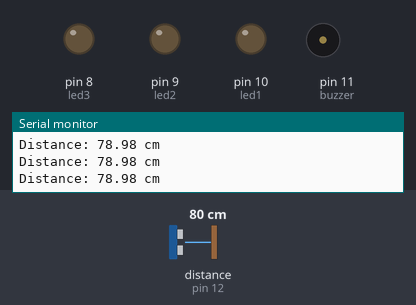
The sketch below on a simulated Arduino Uno, built with avr-gcc and run on an emulated ATmega328P. Parts: output pins drawn as LEDs (lit = HIGH), buzzer (waves = sounding), the last lines printed to the serial monitor. Wiring (inferred from the names in the program): ultrasonic range finder: trigger pin 13; echo pin 12. Dashed ring = blinking. The inputs (shaded band) are chosen by the test bench; at power-on: distance to the obstacle (sensor on pin 12) 80 cm. The echo pulse lasts 58.3 µs per cm; pins used as bus, display or sensor lines are not drawn.

Above: at 1.3 s.
1.4 s: distance to the obstacle (sensor on pin 12) set to 33 cm
2.9 s: distance to the obstacle (sensor on pin 12) set to 29 cm
At 3.12 s:
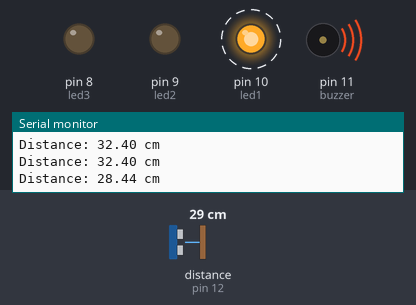
5.9 s: distance to the obstacle (sensor on pin 12) set to 22 cm
At 6.64 s:
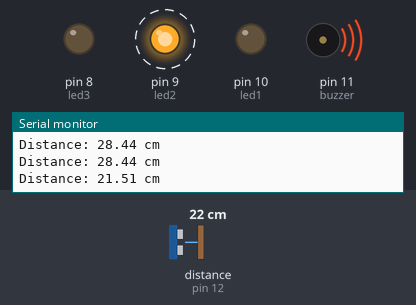
8.9 s: distance to the obstacle (sensor on pin 12) set to 18 cm
At 9.45 s:
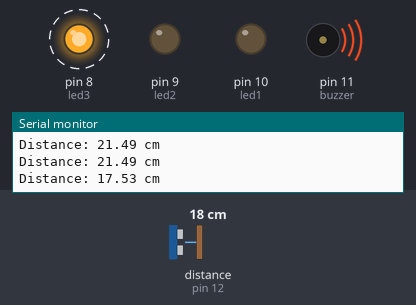
11.9 s: distance to the obstacle (sensor on pin 12) set to 9 cm
At 12.25 s:
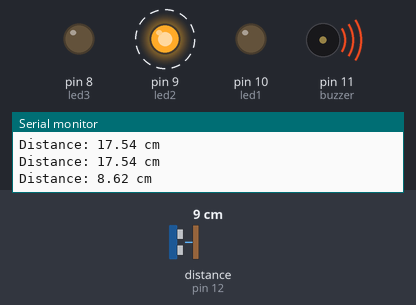
14.9 s: distance to the obstacle (sensor on pin 12) set to 2 cm
At 15.06 s:
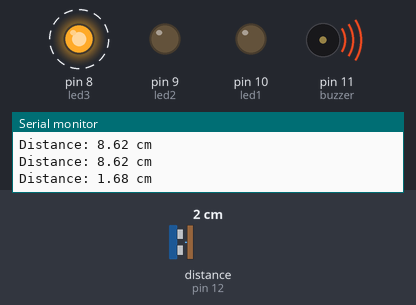
Timing chart, 0 to 18.9 s (numbered marks = the images above; inputs shaded):
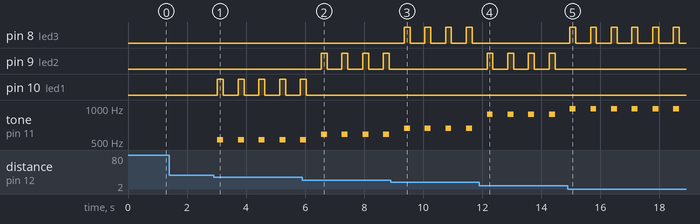

Measured:
- the behaviour switches between 31 and 30 cm on distance to the obstacle (sensor on pin 12) (found by bisection; images 0 and 1)
- the behaviour switches between 26 and 25 cm on distance to the obstacle (sensor on pin 12) (found by bisection; images 1 and 2)
- the behaviour switches between 21 and 20 cm on distance to the obstacle (sensor on pin 12) (found by bisection; images 2 and 3)
- after the input at 2.9 s, pin 10 (led1): alternates HIGH for 0.20 s and LOW for 0.50 s, starting after 0.13 s; tone on pin 11 (buzzer): alternates 523 Hz for 0.20 s and silent for 0.50 s, starting after 0.13 s
- after the input at 5.9 s, pin 9 (led2): alternates HIGH for 0.20 s and LOW for 0.50 s, starting after 0.64 s; pin 10 (led1): goes on until 6.0 s, then stays LOW
- after the input at 8.9 s, pin 8 (led3): alternates HIGH for 0.20 s and LOW for 0.50 s, starting after 0.45 s; pin 9 (led2): stops changing and stays LOW
- after the input at 11.9 s, pin 8 (led3): stops changing and stays LOW; pin 9 (led2): alternates HIGH for 0.20 s and LOW for 0.50 s, starting after 0.26 s
- after the input at 14.9 s, pin 8 (led3): alternates HIGH for 0.20 s and LOW for 0.50 s, starting after 0.07 s; pin 9 (led2): stops changing and stays LOW

The sketch:

airpianofinal.ino
```cpp
// AirPiano Project
// By: Ruramai Muchenga
// MISIS: M00912425

// defining the notes
#define NOTE_C6 1046.50   // Do
#define NOTE_B5 987.77    // Ti
#define NOTE_A5 880.00    // La
#define NOTE_G5 783.99    // So
#define NOTE_E5 659.26    // Mi
#define NOTE_D5 587.33    // Re
#define NOTE_C5 523.25    // Do

const int trigPin = 13;
const int echoPin = 12;

const int buzzer = 11;
const int led1 = 10;
const int led2 = 9;
const int led3 = 8;

long duration;
double distance;

void setup() {
  pinMode(trigPin, OUTPUT);
  pinMode(echoPin, INPUT);
  pinMode(buzzer, OUTPUT);
  pinMode(led1, OUTPUT);
  pinMode(led2, OUTPUT);
  pinMode(led3, OUTPUT);
  digitalWrite(buzzer, LOW);
  digitalWrite(led1, LOW);
  digitalWrite(led2, LOW);
  digitalWrite(led3, LOW);
  Serial.begin(9600);
}


void loop() {
  digitalWrite(trigPin, LOW);
  delayMicroseconds(2);

  digitalWrite(trigPin, HIGH);
  delayMicroseconds(10);
  digitalWrite(trigPin, LOW);

  duration = pulseIn(echoPin, HIGH);
  distance = duration * 0.034 / 2;


  Serial.print("Distance: ");
  Serial.print(distance);
  Serial.println(" cm");

  if (distance <= 30 && distance > 25) {
    playMelody(led1, NOTE_C5); // Slightly higher frequency
  } else if (distance <= 25 && distance > 20) {
    playMelody(led2, NOTE_D5); // Slightly higher frequency
  } else if (distance <= 20 && distance > 15) {
    playMelody(led3, NOTE_E5); // Slightly higher frequency
  } else if (distance <= 15 && distance > 10) {
    playMelody(led1, NOTE_G5); // Slightly higher frequency
  } else if (distance <= 10 && distance > 5) {
    playMelody(led2, NOTE_A5); // Slightly higher frequency
  } else if (distance <= 5 && distance > 0) {
    playMelody(led3, NOTE_B5); // Slightly higher frequency
  } else {

    digitalWrite(led1, LOW);
    digitalWrite(led2, LOW);
    digitalWrite(led3, LOW);
    noTone(buzzer);
  }
  delay(500);
}

void playMelody(int activeLed, int note) {
  // Turn off all LEDs
  digitalWrite(led1, LOW);
  digitalWrite(led2, LOW);
  digitalWrite(led3, LOW);

  // Turn on the active LED
  digitalWrite(activeLed, HIGH);

  // Play the melody based on the active LED
  tone(buzzer, note, 200);
  delay(200); // delay for note duration
  noTone(buzzer);

  digitalWrite(activeLed, LOW);
}
```
